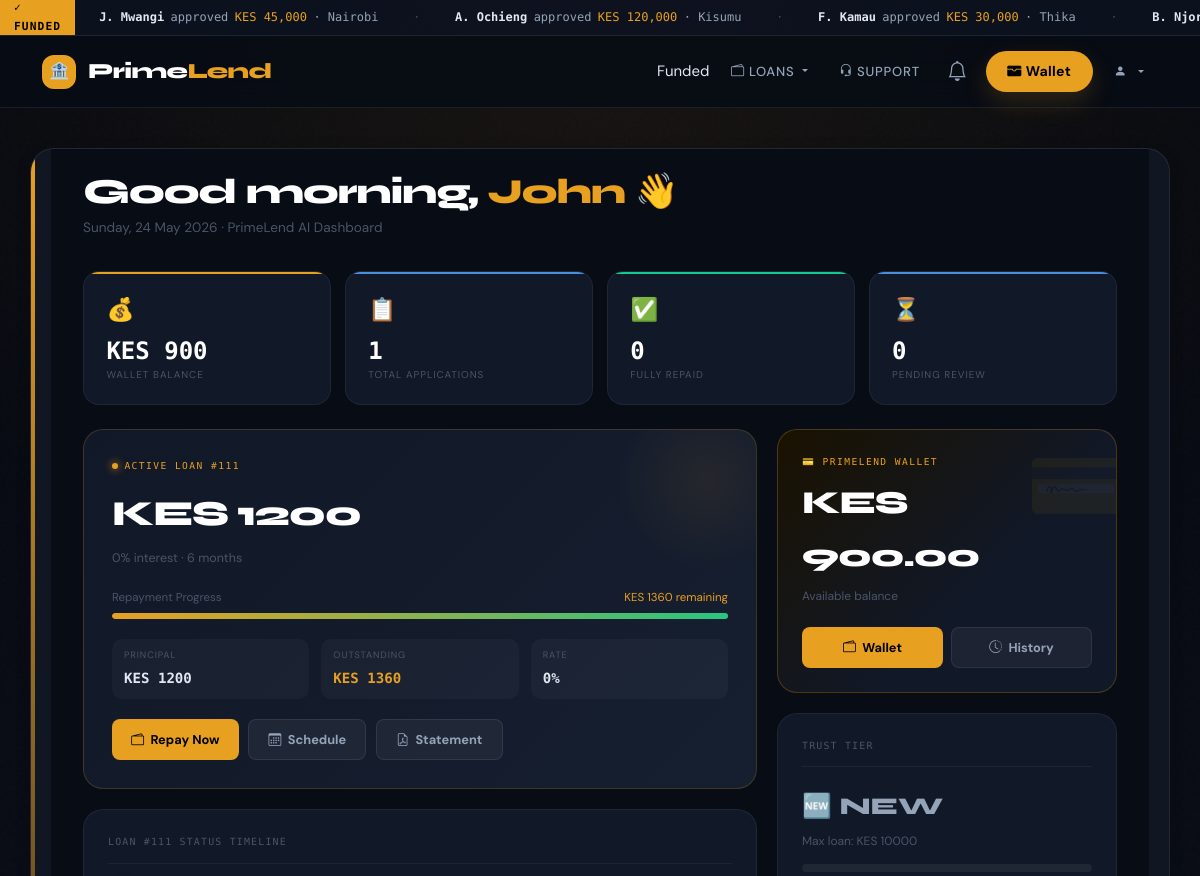
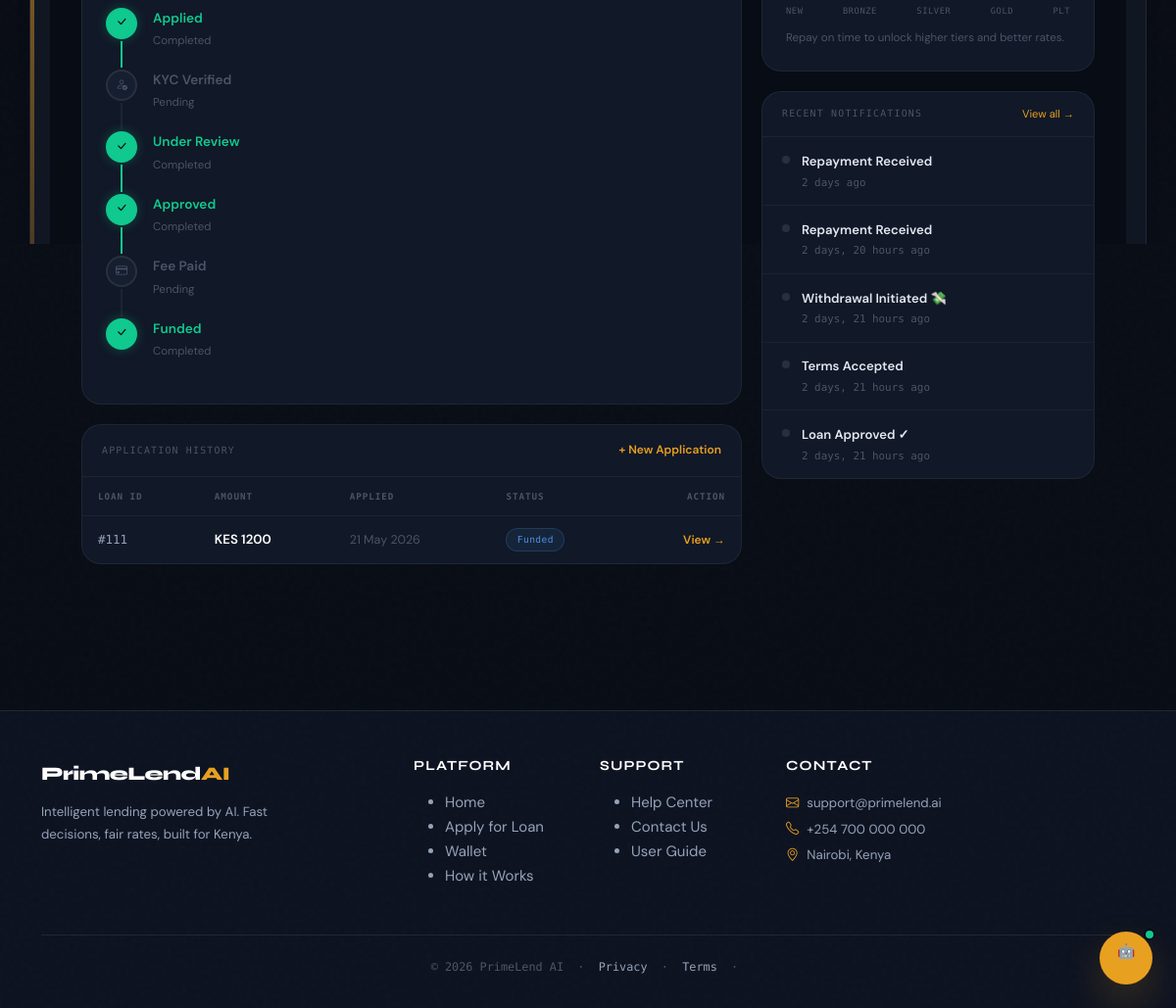
Page /dashboard/ (signed in) on the earlier database version (2 pictures, top to bottom).
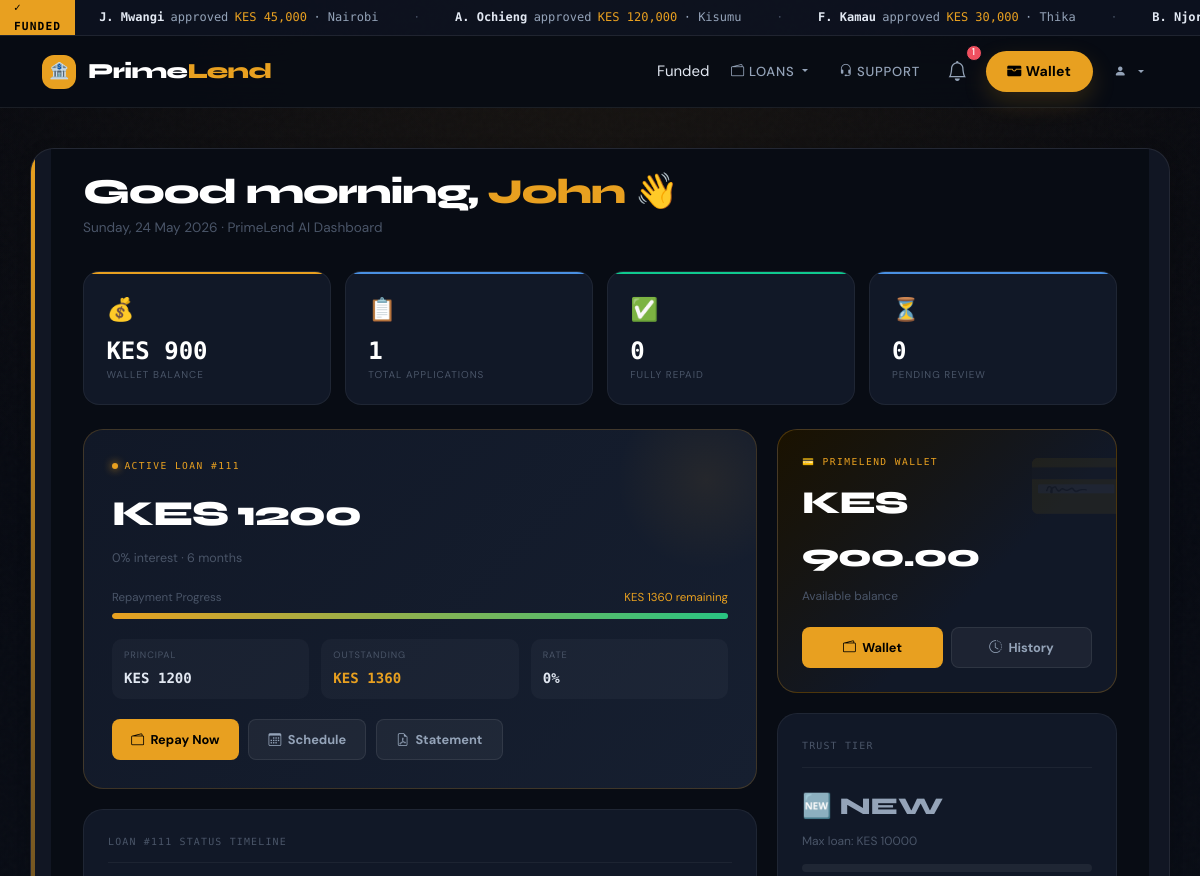
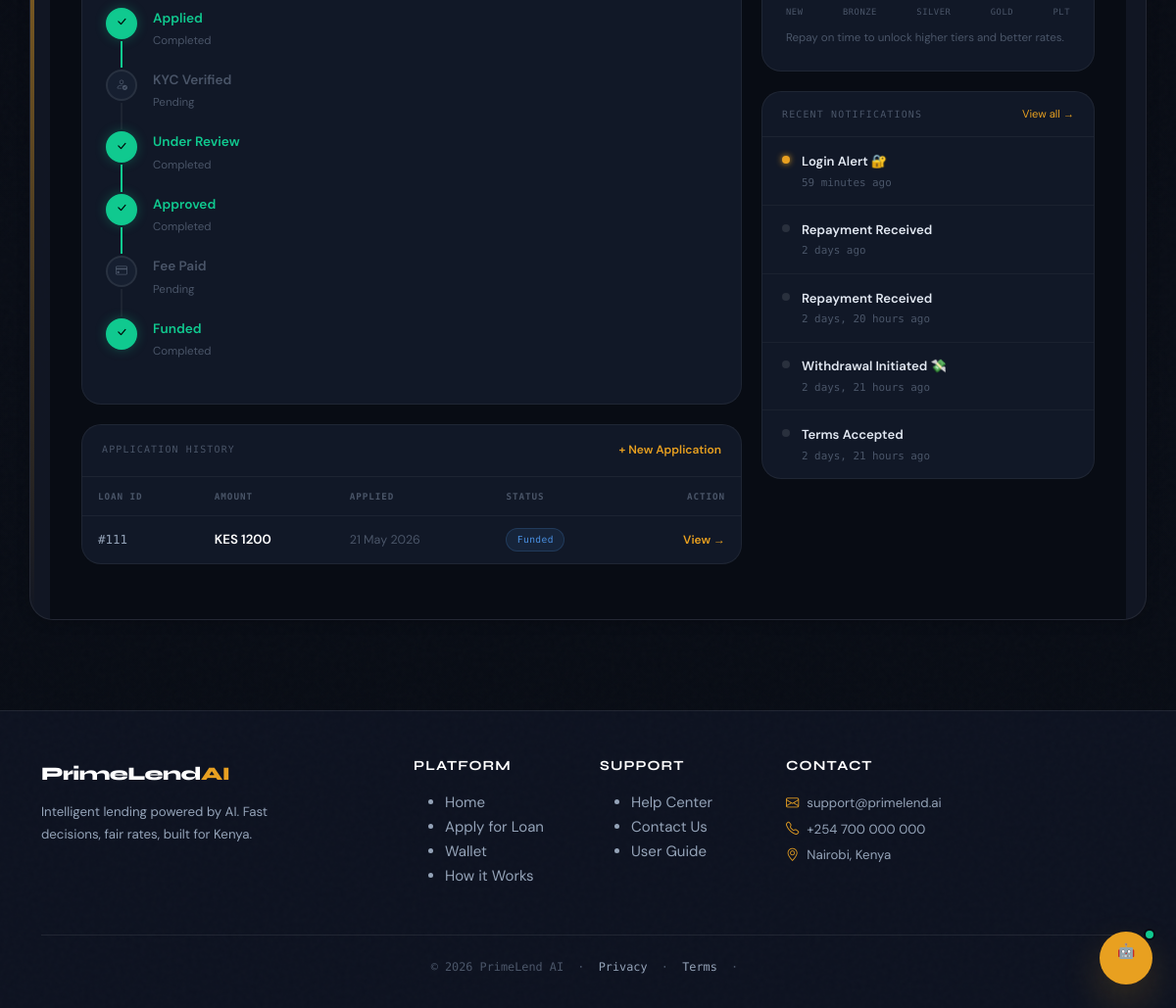
Same page on the later database version (2 pictures, top to bottom).
### loans/models.py (models this page shows, shortened)
class LoanApplication(models.Model):
    user = models.ForeignKey(User, on_delete=models.CASCADE)
    full_name = models.CharField(max_length=100)
    age = models.IntegerField()
    employment_status = models.CharField(max_length=50)
    monthly_income = models.FloatField()
    repayment_period = models.IntegerField(help_text="Months")
    credit_history = models.IntegerField(help_text="0 = Bad, 1 = Good")
    qualified_amount = models.DecimalField(max_digits=12, decimal_places=2, null=True, blank=True)
    id_number = models.CharField(max_length=20)
    id_document_front = models.FileField(
    upload_to='ids/front/',
    null=True,
    blank=True
)
    id_document_back = models.FileField(
        upload_to='ids/back/',
        null=True,
        blank=True
)
    reason_for_loan = models.TextField()
    documents_verified = models.BooleanField(default=False)
    kyc_face_verified = models.BooleanField(null=True, blank=True)
    kyc_confidence    = models.FloatField(null=True, blank=True)
    ai_explanation    = models.JSONField(null=True, blank=True)
    risk_level        = models.CharField(max_length=10, blank=True, default="")
    kyc_selfie        = models.ImageField(upload_to='kyc/selfies/', null=True, blank=True)
    id_authentic          = models.BooleanField(null=True, blank=True)
    id_authenticity_score = models.FloatField(null=True, blank=True)
    id_authenticity_notes = models.TextField(blank=True, default="")
    mrz_valid             = models.BooleanField(null=True, blank=True)
    ela_score             = models.FloatField(null=True, blank=True)
    status = models.CharField(
        max_length=20,
        choices=STATUS_CHOICES,
        default='Pending'
    )
    created_at = models.DateTimeField(auto_now_add=True)
    approved_at = models.DateTimeField(null=True, blank=True)
    admin_approved = models.BooleanField(default=False)
    approved_by    = models.ForeignKey(User, null=True, blank=True, on_delete=models.SET_NULL, related_name="approved_loans")
    funded = models.BooleanField(default=False)
    funded_at = models.DateTimeField(null=True, blank=True)
    terms_accepted = models.BooleanField(default=False)
    fraud_score = models.FloatField(default=0.0)
    fraud_flag = models.BooleanField(default=False)
    predicted_probability = models.FloatField(default=0.0)
    rejection_reason = models.TextField(blank=True, null=True)
    risk_reasons = models.JSONField(null=True, blank=True)
    previous_loan_count = models.IntegerField(default=0)
    on_time_repayment_count = models.IntegerField(default=0)
    last_default_flag = models.BooleanField(default=False)
    processing_fee = models.PositiveIntegerField(default=10)
    processing_fee_paid = models.BooleanField(default=False)
    disbursed = models.BooleanField(default=False)
    interest_rate = models.DecimalField(
        max_digits=5,
        decimal_places=2,
        default=10.00   # 10% default
    )
    amount_remaining = models.DecimalField(max_digits=10, decimal_places=2,default=0)
    fully_repaid = models.BooleanField(default=False)

### notification/models.py (models this page shows, shortened)
class Notification(models.Model):
    user = models.ForeignKey(User, on_delete=models.CASCADE)
    title = models.CharField(max_length=255,blank=True)
    message = models.TextField()
    is_read = models.BooleanField(default=False)
    link = models.CharField(max_length=500, blank=True, default='')
    created_at = models.DateTimeField(auto_now_add=True)

### dashboard/views.py (the view)
# urls.py: path('', user_dashboard, name='dashboard'),
@login_required
def user_dashboard(request):
    user = request.user
    all_loans = LoanApplication.objects.filter(user=user).order_by("-created_at")
    active_loan = all_loans.filter(status="Funded", fully_repaid=False).first()
    latest_loan = all_loans.first()
    wallet_balance = 0
    try:
        from wallet.models import Wallet
        w = Wallet.objects.filter(user=user).first()
        wallet_balance = float(w.balance) if w else 0
    except Exception:
        pass
    trust_tier = "NEW"
    trust_progress = 0
    tier_max = {"NEW": 10000, "BRONZE": 30000, "SILVER": 75000, "GOLD": 150000, "PLATINUM": 500000}
    tier_order = ["NEW", "BRONZE", "SILVER", "GOLD", "PLATINUM"]
    try:
        profile = user.profile
        trust_tier = getattr(profile, "trust_tier", "NEW") or "NEW"
        tier_idx = tier_order.index(trust_tier) if trust_tier in tier_order else 0
        tier_progress_pct = ((tier_idx) / (len(tier_order) - 1)) * 100
    except Exception:
        tier_progress_pct = 0
    total_borrowed = all_loans.filter(status="Funded").aggregate(t=Sum("qualified_amount"))["t"] or 0
    total_repaid = all_loans.filter(fully_repaid=True).count()
    pending_count = all_loans.filter(status__in=["Pending", "Under Review", "Pending KYC"]).count()
    next_payment = None
    if active_loan:
        try:
            from loans.models import RepaymentSchedule
            next_payment = RepaymentSchedule.objects.filter(
                loan=active_loan, paid=False
            ).order_by("due_date").first()
        except Exception:
            pass
    notifications = Notification.objects.filter(user=user).order_by("-created_at")[:5]
    unread_notifications = Notification.objects.filter(user=user, is_read=False).count()
    timeline_steps = []
    if latest_loan:
        steps = [
            ("Applied", "bi-send", True),
            ("KYC Verified", "bi-person-check", latest_loan.kyc_face_verified or False),
            ("Under Review", "bi-search", latest_loan.status not in ["Pending", "Pending KYC"]),
            ("Approved", "bi-check-circle", latest_loan.status in ["Approved", "Funded"]),
            ("Fee Paid", "bi-credit-card", getattr(latest_loan, "processing_fee_paid", False)),
            ("Funded", "bi-wallet2", latest_loan.status == "Funded"),
        ]
        if latest_loan.status == "Rejected":
            steps = [("Applied", "bi-send", True), ("Reviewed", "bi-search", True), ("Rejected", "bi-x-circle", True)]
        timeline_steps = steps
    return render(request, "dashboard/dashboard.html", {
        "loans": all_loans[:10],
        "active_loan": active_loan,
        "latest_loan": latest_loan,
        "wallet_balance": wallet_balance,
        "trust_tier": trust_tier,
        "tier_progress_pct": tier_progress_pct,
        "tier_max": tier_max.get(trust_tier, 10000),
        "total_borrowed": total_borrowed,
        "total_repaid": total_repaid,
        "pending_count": pending_count,
        "next_payment": next_payment,
        "notifications": notifications,
        "unread_notifications": unread_notifications,
        "timeline_steps": timeline_steps,
    })

### dashboard/templates/dashboard/dashboard.html (shortened to what the changed rows need)
{% extends "base.html" %}
{% block content %}
<div class="dash">
      Good {% now "H" as hour %}{% if hour < "12" %}morning{% elif hour < "17" %}afternoon{% else %}evening{% endif %},
  <div class="dash-grid">
    <div>
      {% if active_loan %}
      <div class="active-loan-card">
        <div class="loan-card-tag">Active Loan #{{ active_loan.id }}</div>
        <div class="loan-amount">KES {{ active_loan.qualified_amount|floatformat:0 }}</div>
        <div class="loan-sub">{{ active_loan.interest_rate|floatformat:0 }}% interest · {{ active_loan.repayment_period }} months</div>
        {% if active_loan.qualified_amount and active_loan.amount_remaining %}
        {% widthratio active_loan.amount_remaining active_loan.qualified_amount 100 as pct_remaining %}
        {% widthratio active_loan.amount_remaining active_loan.qualified_amount 100 as pct_bar %}
        <div style="font-size:0.72rem;color:#4a5568;margin-bottom:0.35rem;display:flex;justify-content:space-between;">
          <span>Repayment Progress</span>
          <span style="color:#e8a020;">KES {{ active_loan.amount_remaining|floatformat:0 }} remaining</span>
        </div>
        <div class="loan-progress-track">
          <div class="loan-progress-fill" style="width:{{ pct_bar }}%;" id="loanProgress"></div>
        </div>
        {% endif %}
        <div class="loan-meta-grid">
          <div class="loan-meta-item">
            <div class="lmi-label">Principal</div>
            <div class="lmi-value">KES {{ active_loan.qualified_amount|floatformat:0 }}</div>
          </div>
          <div class="loan-meta-item">
            <div class="lmi-label">Outstanding</div>
            <div class="lmi-value" style="color:#e8a020;">KES {{ active_loan.amount_remaining|floatformat:0 }}</div>
          </div>
          <div class="loan-meta-item">
            <div class="lmi-label">Rate</div>
            <div class="lmi-value">{{ active_loan.interest_rate|floatformat:0 }}%</div>
          </div>
        </div>
        <div class="loan-actions">
          <a href="{% url 'wallet_dashboard' %}" class="lbtn lbtn-gold">
            <i class="bi bi-wallet2"></i> Repay Now
          </a>
          <a href="{% url 'repayment_schedule' active_loan.id %}" class="lbtn lbtn-outline">
            <i class="bi bi-calendar3"></i> Schedule
          </a>
          <a href="{% url 'loan_statement' active_loan.id %}" class="lbtn lbtn-outline">
            <i class="bi bi-file-earmark-pdf"></i> Statement
          </a>
        </div>
      </div>
      {% endif %}
      {% if latest_loan %}
      <div class="timeline-card">
        <div class="card-title-mono">
          Loan #{{ latest_loan.id }} Status Timeline
        </div>
        <div class="timeline">
          {% for step_name, step_icon, step_done in timeline_steps %}
          {% with forloop.counter as idx %}
          {% with forloop.last as is_last %}
          <div class="tl-step">
            <div class="tl-left">
              <div class="tl-dot {% if step_done %}done{% endif %}">
                {% if step_done %}<i class="bi bi-check-lg"></i>{% else %}<i class="bi {{ step_icon }}"></i>{% endif %}
              </div>
              {% if not is_last %}<div class="tl-line {% if step_done %}done{% endif %}"></div>{% endif %}
            </div>
            <div class="tl-content">
              <div class="tl-title {% if step_done %}done{% elif forloop.first %}current{% else %}pending{% endif %}">
                {{ step_name }}
              </div>
              <div class="tl-sub">
                {% if step_done %}Completed{% else %}Pending{% endif %}
              </div>
            </div>
          </div>
          {% endwith %}
          {% endwith %}
          {% endfor %}
        </div>
      </div>
      {% endif %}
      <div class="history-card">
        {% if loans %}
        <div style="overflow-x:auto;">
          <table class="history-table">
            <thead>
              <tr>
                <th>Loan ID</th>
                <th>Amount</th>
                <th>Applied</th>
                <th>Status</th>
                <th style="text-align:right;">Action</th>
              </tr>
            </thead>
            <tbody>
              {% for loan in loans %}
              <tr>
                <td>
                  <span style="font-family:'DM Mono',monospace;color:#94a3b8;font-size:0.78rem;">#{{ loan.id }}</span>
                </td>
                <td>
                  <span style="font-weight:600;color:#fff;">KES {{ loan.qualified_amount|floatformat:0 }}</span>
                </td>
                <td style="font-size:0.78rem;color:#4a5568;">{{ loan.created_at|date:"d M Y" }}</td>
                <td>
                  <span class="status-pill
                    {% if loan.status == 'Funded' %}sp-funded
                    {% elif loan.status == 'Approved' %}sp-approved
                    {% elif loan.status == 'Rejected' %}sp-rejected
                    {% elif loan.status == 'Pending' or loan.status == 'Pending KYC' %}sp-pending
                    {% else %}sp-review{% endif %}">
                    {{ loan.status }}
                  </span>
                </td>
                <td style="text-align:right;">
                  <a href="{% url 'loan_result' loan.id %}" style="color:#e8a020;font-size:0.75rem;text-decoration:none;font-weight:600;">View →</a>
                </td>
              </tr>
              {% endfor %}
            </tbody>
          </table>
        </div>
        {% endif %}
      </div>
    </div>
    <div>
      {% if notifications %}
      <div class="notif-card">
        {% for notif in notifications %}
        <a href="{% url 'notif_redirect' notif.id %}" class="notif-item">
          <div class="notif-dot {% if not notif.is_read %}unread{% else %}read{% endif %}"></div>
          <div>
            <div class="notif-title">{{ notif.title }}</div>
            <div class="notif-time">{{ notif.created_at|timesince }} ago</div>
          </div>
        </a>
        {% endfor %}
      </div>
      {% endif %}
    </div>
  </div>
</div>
{% endblock %}

### templates/base.html (shortened to what the changed rows need)
<!DOCTYPE html>
{% load static %}
<html lang="en">
<head>
<link rel="stylesheet" href="https://cdn.jsdelivr.net/npm/bootstrap@5.3.2/dist/css/bootstrap.min.css">
<link rel="stylesheet" href="https://cdn.jsdelivr.net/npm/bootstrap-icons@1.11.1/font/bootstrap-icons.css">
<link rel="stylesheet" href="{% static 'css/base.css' %}">
</head>
<body>
<nav class="navbar navbar-expand-lg navbar-dark" id="mainNav">
  <div class="container">
    <div class="collapse navbar-collapse" id="navbarNav">
      <ul class="navbar-nav ms-auto align-items-center gap-1">
        {% if user.is_authenticated %}
          {% with latest_loan=user.loanapplication_set.last %}
          {% if latest_loan %}
          <li class="nav-item me-1">
            <a href="{% url 'loan_list' %}" class="nav-loan-pill">
              {{ latest_loan.status }}
            </a>
          </li>
          {% endif %}
          {% endwith %}
          <li class="nav-item">
            <a href="{% url 'notifications' %}" class="nav-link position-relative" style="padding:0.4rem 0.6rem!important;">
              <i class="bi bi-bell fs-5"></i>
              {% if unread_notifications > 0 %}
              <span class="notification-badge">{{ unread_notifications }}</span>
              {% endif %}
            </a>
          </li>
        {% else %}
          <li class="nav-item"><a class="nav-link" href="{% url 'login' %}">Login</a></li>
          <li class="nav-item ms-1">
            <a href="{% url 'register' %}" class="btn btn-primary btn-sm">Get Started</a>
          </li>
        {% endif %}
      </ul>
    </div>
  </div>
</nav>
<div class="container main-container page-enter">
  <div class="content-card">
    {% block content %}{% endblock %}
  </div>
</div>
</body>
</html>

Differences in the rows shown:
no longer on this page (row unchanged): Notification: is_read True (drawn), title "Loan Approved ✓", created_at "2 days, 21 hours"
added Notification: is_read False (drawn), title "Login Alert 🔐", created_at "59 minutes"
Other differences:
{{ unread_notifications }}: (not shown) → "1"
